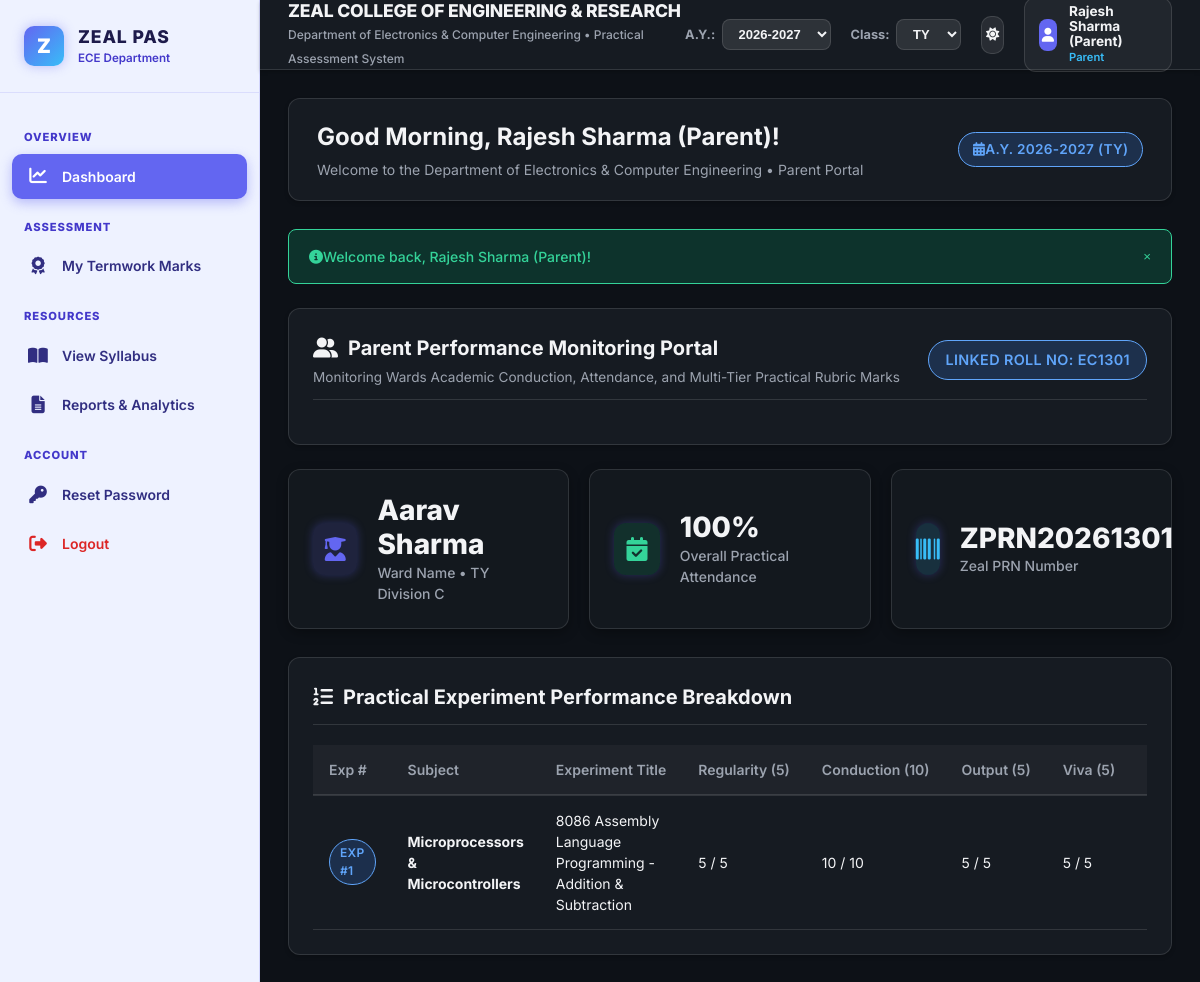
The page /modules/dashboard/parent_dashboard.php (signed in) on the database its author committed.
### tables this page shows
CREATE TABLE `users` (
  `id` INT AUTO_INCREMENT PRIMARY KEY,
  `full_name` VARCHAR(100) NOT NULL,
  `email` VARCHAR(100) UNIQUE NOT NULL,
  `password` VARCHAR(255) NOT NULL,  
  `role` ENUM('admin', 'hod', 'gfm', 'faculty', 'student', 'parent') NOT NULL,
  `student_roll_no` VARCHAR(20) DEFAULT NULL,
  `zprn` VARCHAR(50) DEFAULT NULL,
  `class` ENUM('FY', 'SY', 'TY', 'BY') DEFAULT 'TY',
  `division` VARCHAR(10) DEFAULT 'Division C',
  `phone` VARCHAR(20) DEFAULT NULL,
  `created_at` TIMESTAMP DEFAULT CURRENT_TIMESTAMP,
  INDEX `idx_role` (`role`),
  INDEX `idx_roll` (`student_roll_no`),
  INDEX `idx_class_div` (`class`, `division`)
);

CREATE TABLE `assessment` (
  `id` INT AUTO_INCREMENT PRIMARY KEY,
  `practical_id` INT NOT NULL,
  `student_id` INT NOT NULL,
  `faculty_id` INT NOT NULL,
  `regularity_score` INT NOT NULL DEFAULT 0,
  `conduction_score` INT NOT NULL DEFAULT 0,
  `output_score` INT NOT NULL DEFAULT 0,
  `viva_score` INT NOT NULL DEFAULT 0,
  `total_score` INT NOT NULL DEFAULT 0,
  `evaluation_date` DATE NOT NULL,
  `comments` TEXT DEFAULT NULL,
  `created_at` TIMESTAMP DEFAULT CURRENT_TIMESTAMP,
  `updated_at` TIMESTAMP DEFAULT CURRENT_TIMESTAMP ON UPDATE CURRENT_TIMESTAMP,
  UNIQUE KEY `unique_assess` (`practical_id`, `student_id`),
  CONSTRAINT `fk_ass_practical` FOREIGN KEY (`practical_id`) REFERENCES `practicals` (`id`) ON DELETE CASCADE,
  CONSTRAINT `fk_ass_student` FOREIGN KEY (`student_id`) REFERENCES `users` (`id`) ON DELETE CASCADE,
  CONSTRAINT `fk_ass_faculty` FOREIGN KEY (`faculty_id`) REFERENCES `users` (`id`) ON DELETE CASCADE
);

CREATE TABLE `practicals` (
  `id` INT AUTO_INCREMENT PRIMARY KEY,
  `subject_name` VARCHAR(100) NOT NULL,
  `exp_no` INT NOT NULL,
  `title` VARCHAR(255) NOT NULL,
  `class` ENUM('FY', 'SY', 'TY', 'BY') NOT NULL DEFAULT 'TY',
  `division` VARCHAR(10) NOT NULL,
  `batch_id` INT NOT NULL,
  `faculty_id` INT NOT NULL,
  `scheduled_date` DATE NOT NULL,  
  `academic_year` VARCHAR(20) NOT NULL DEFAULT '2026-2027',
  `created_at` TIMESTAMP DEFAULT CURRENT_TIMESTAMP,
  CONSTRAINT `fk_pract_batch` FOREIGN KEY (`batch_id`) REFERENCES `batches` (`id`) ON DELETE CASCADE,
  CONSTRAINT `fk_pract_faculty` FOREIGN KEY (`faculty_id`) REFERENCES `users` (`id`) ON DELETE CASCADE,
  INDEX `idx_exp_subj` (`subject_name`, `exp_no`)
);

### includes/session.php (called while the page is built, shortened)
<?php
function is_logged_in() {
    return isset($_SESSION['user_id']) && !empty($_SESSION['user_id']);
}
function get_logged_user() {
    if (is_logged_in()) {
        return [
            'id' => $_SESSION['user_id'],
            'full_name' => $_SESSION['full_name'] ?? 'User',
            'email' => $_SESSION['email'] ?? '',
            'role' => $_SESSION['role'] ?? '',
            'student_roll_no' => $_SESSION['student_roll_no'] ?? null,
            'zprn' => $_SESSION['zprn'] ?? null,
            'class' => $_SESSION['class'] ?? 'TY',
            'division' => $_SESSION['division'] ?? 'Division C'
        ];
    }
    return null;
}
?>

### includes/functions.php (called while the page is built, shortened)
<?php
require_once __DIR__ . '/../config/database.php';
require_once __DIR__ . '/session.php';
function sanitize($data) {
    return htmlspecialchars(trim($data ?? ''), ENT_QUOTES, 'UTF-8');
}
?>

### config/database.php (called while the page is built, shortened)
<?php
function execute_prepared($conn, $sql, $types = "", $params = []) {
    $stmt = mysqli_prepare($conn, $sql);
    if (!empty($types) && !empty($params)) {
        mysqli_stmt_bind_param($stmt, $types, ...$params);
    }
    if (mysqli_stmt_execute($stmt)) {
        return $stmt;
    } else {
        error_log("Execute failed: " . mysqli_stmt_error($stmt));
        mysqli_stmt_close($stmt);
        return false;
    }
}
?>

### modules/dashboard/parent_dashboard.php (the view, shortened to what this page needs)
<?php
require_once __DIR__ . '/../../includes/header.php';
$student_roll = $user['student_roll_no'] ?? '';
$student_info = null;
$my_evaluations = [];
$att_percentage = 100;
if (!empty($student_roll)) {
    $st_sql = "SELECT id, full_name, email, student_roll_no, zprn, class, division FROM users WHERE student_roll_no = ? AND role = 'student'";
    $st_stmt = execute_prepared($conn, $st_sql, "s", [$student_roll]);
    if ($st_stmt) {
        $res = mysqli_stmt_get_result($st_stmt);
        $student_info = mysqli_fetch_assoc($res);
    }
    if ($student_info) {
        $student_id = $student_info['id'];
        $eval_sql = "SELECT a.*, p.title as exp_title, p.exp_no, p.subject_name
                    FROM assessment a
                    JOIN practicals p ON a.practical_id = p.id
                    WHERE a.student_id = ?
                    ORDER BY p.exp_no ASC";
        $eval_stmt = execute_prepared($conn, $eval_sql, "i", [$student_id]);
        if ($eval_stmt) {
            $res = mysqli_stmt_get_result($eval_stmt);
            while ($row = mysqli_fetch_assoc($res)) {
                $my_evaluations[] = $row;
            }
        }
        $att_sql = "SELECT COUNT(*) as total, SUM(CASE WHEN status = 'Present' THEN 1 ELSE 0 END) as present FROM attendance WHERE student_id = ?";
        $att_stmt = execute_prepared($conn, $att_sql, "i", [$student_id]);
        if ($att_stmt) {
            $res = mysqli_stmt_get_result($att_stmt);
            if ($r = mysqli_fetch_assoc($res)) {
                $att_percentage = $r['total'] > 0 ? round(($r['present'] / $r['total']) * 100, 1) : 100;
            }
        }
    }
}
?>
<div class="card mb-4">
  <div class="card-header">
    <div>
      <h3 class="card-title"><i class="fas fa-user-friends text-primary me-2"></i> Parent Performance Monitoring Portal</h3>
      <p style="color: var(--text-secondary); font-size: 0.85rem; margin-top: 0.25rem;">
        Monitoring Wards Academic Conduction, Attendance, and Multi-Tier Practical Rubric Marks
      </p>
    </div>
    <span class="badge badge-info" style="font-size: 0.9rem; padding: 0.5rem 1rem;">
      Linked Roll No: <?php echo sanitize($student_roll ?: 'N/A'); ?>
    </span>
  </div>
</div>
<?php if ($student_info): ?>
  <div class="stat-grid">
    <div class="stat-card">
      <div class="stat-icon"><i class="fas fa-user-graduate"></i></div>
      <div class="stat-info">
        <h3><?php echo sanitize($student_info['full_name']); ?></h3>
        <p>Ward Name &bull; <?php echo sanitize($student_info['class'] . ' ' . $student_info['division']); ?></p>
      </div>
    </div>
    <div class="stat-card">
      <div class="stat-icon" style="background: rgba(16, 185, 129, 0.15); color: #34d399;"><i class="fas fa-calendar-check"></i></div>
      <div class="stat-info">
        <h3><?php echo $att_percentage; ?>%</h3>
        <p>Overall Practical Attendance</p>
      </div>
    </div>
    <div class="stat-card">
      <div class="stat-icon" style="background: rgba(56, 189, 248, 0.15); color: #38bdf8;"><i class="fas fa-barcode"></i></div>
      <div class="stat-info">
        <h3><?php echo sanitize($student_info['zprn'] ?: 'ZPRN-PENDING'); ?></h3>
        <p>Zeal PRN Number</p>
      </div>
    </div>
  </div>
  <div class="card">
    <div class="card-header">
      <h3 class="card-title"><i class="fas fa-list-ol text-primary me-2"></i> Practical Experiment Performance Breakdown</h3>
    </div>
    <div class="table-responsive">
      <table class="table">
        <thead>
          <tr>
            <th>Exp #</th>
            <th>Subject</th>
            <th>Experiment Title</th>
            <th>Regularity (5)</th>
            <th>Conduction (10)</th>
            <th>Output (5)</th>
            <th>Viva (5)</th>
            <th>Total Marks (25)</th>
          </tr>
        </thead>
        <tbody>
          <?php if (empty($my_evaluations)): ?>
            <tr><td colspan="8" class="text-center" style="color: var(--text-muted); padding: 2rem;">No evaluated practical records for your ward yet.</td></tr>
          <?php else: ?>
            <?php foreach ($my_evaluations as $ev): ?>
              <tr>
                <td><span class="badge badge-info">Exp #<?php echo $ev['exp_no']; ?></span></td>
                <td><strong><?php echo sanitize($ev['subject_name']); ?></strong></td>
                <td><?php echo sanitize($ev['exp_title']); ?></td>
                <td><?php echo $ev['regularity_score']; ?> / 5</td>
                <td><?php echo $ev['conduction_score']; ?> / 10</td>
                <td><?php echo $ev['output_score']; ?> / 5</td>
                <td><?php echo $ev['viva_score']; ?> / 5</td>
                <td><strong style="color: #38bdf8; font-size: 1.05rem;"><?php echo $ev['total_score']; ?> / 25</strong></td>
              </tr>
            <?php endforeach; ?>
          <?php endif; ?>
        </tbody>
      </table>
    </div>
  </div>
<?php else: ?>
  <div class="alert alert-warning">
    <i class="fas fa-exclamation-triangle me-2"></i> No active student account is currently linked to roll number <strong><?php echo sanitize($student_roll); ?></strong>. Please contact Administrator.
  </div>
<?php endif; ?>
<?php include __DIR__ . '/../../includes/footer.php'; ?>

### assets/css/style.css (style rules this page uses)
:root { --bg-primary: #0D1117; --bg-canvas: #161B22; --bg-card: #161B22; --bg-sidebar: #eef2ff; --sidebar-text: #312e81; --sidebar-text-active: #ffffff; --sidebar-hover: #e0e7ff; --sidebar-active-bg: #6366F1; --text-primary: #f3f4f6; --text-secondary: #9ca3af; --text-muted: #6b7280; --border-color: rgba(255, 255, 255, 0.12); --primary-color: #6366F1; --primary-hover: #4f46e5; --primary-light: rgba(99, 102, 241, 0.15); --accent-color: #38bdf8; --accent-hover: #0284c7; --status-success-bg: rgba(16, 185, 129, 0.2); --status-success-text: #34d399; --status-danger-bg: rgba(239, 68, 68, 0.2); --status-danger-text: #f87171; --status-warning-bg: rgba(245, 158, 11, 0.2); --status-warning-text: #fbbf24; --status-info-bg: rgba(59, 130, 246, 0.2); --status-info-text: #60a5fa; --shadow-sm: 0 2px 4px rgba(0, 0, 0, 0.2); --shadow-md: 0 4px 12px rgba(0, 0, 0, 0.3); --shadow-lg: 0 12px 24px rgba(0, 0, 0, 0.4); --shadow-glow: 0 0 12px rgba(99, 102, 241, 0.5); --radius-sm: 8px; --radius-md: 12px; --radius-lg: 20px; --font-family: 'Inter', system-ui, -apple-system, BlinkMacSystemFont, "Segoe UI", Roboto, sans-serif; }
* { margin: 0; padding: 0; box-sizing: border-box; }
body { font-family: var(--font-family); background-color: var(--bg-primary); color: var(--text-primary); line-height: 1.5; min-height: 100vh; display: flex; flex-direction: column; transition: background-color 0.3s ease, color 0.3s ease; }
.stat-grid { display: grid; grid-template-columns: repeat(auto-fit, minmax(240px, 1fr)); gap: 1.25rem; margin-bottom: 1.75rem; }
.stat-card { background: rgba(22, 27, 34, 0.75); backdrop-filter: blur(16px); -webkit-backdrop-filter: blur(16px); border: 1px solid var(--border-color); border-radius: var(--radius-md); padding: 1.5rem; display: flex; align-items: center; gap: 1.25rem; box-shadow: var(--shadow-md); transition: transform 0.2s ease, box-shadow 0.2s ease, border-color 0.2s ease; }
.stat-icon { width: 52px; height: 52px; border-radius: 12px; display: flex; align-items: center; justify-content: center; font-size: 1.5rem; background: var(--primary-light); color: var(--primary-color); box-shadow: 0 0 10px rgba(99, 102, 241, 0.3); }
.stat-info h3 { font-size: 1.75rem; font-weight: 800; color: var(--text-primary); line-height: 1.2; }
.stat-info p { font-size: 0.875rem; color: var(--text-secondary); font-weight: 500; }
.card { background: var(--bg-canvas); border-radius: var(--radius-md); border: 1px solid var(--border-color); box-shadow: var(--shadow-sm); padding: 1.5rem; margin-bottom: 1.5rem; transition: box-shadow 0.2s ease, border-color 0.2s ease; }
.card-header { display: flex; align-items: center; justify-content: space-between; margin-bottom: 1.25rem; padding-bottom: 0.75rem; border-bottom: 1px solid var(--border-color); }
.card-title { font-size: 1.25rem; font-weight: 700; color: var(--text-primary); display: flex; align-items: center; gap: 0.625rem; }
.badge { display: inline-flex; align-items: center; padding: 0.25rem 0.625rem; font-size: 0.75rem; font-weight: 600; border-radius: 9999px; text-transform: uppercase; letter-spacing: 0.025em; }
.badge-info { background-color: var(--status-info-bg); color: var(--status-info-text); border: 1px solid var(--status-info-text); }
.table-responsive { width: 100%; overflow-x: auto; -webkit-overflow-scrolling: touch; }
.table { width: 100%; border-collapse: collapse; font-size: 0.875rem; text-align: left; }
.table th { background-color: rgba(255, 255, 255, 0.04); color: var(--text-secondary); font-weight: 600; padding: 0.875rem 1rem; border-bottom: 2px solid var(--border-color); white-space: nowrap; }
.table td { padding: 0.875rem 1rem; border-bottom: 1px solid var(--border-color); color: var(--text-primary); vertical-align: middle; }

### rows shown on the page
users: full_name "Aarav Sharma", class+division "TY Division C", zprn "ZPRN20261301"
assessment: practical.exp_no "1", practical.subject_name "Microprocessors & Microcontrollers", practical.title "8086 Assembly Language Programming - Addition & Subtraction", regularity_score "5", conduction_score "10", output_score "5", viva_score "5"

### other values the page prints
COLLEGE_NAME "ZEAL COLLEGE OF ENGINEERING & RESEARCH"
DEPARTMENT_NAME "Department of Electronics & Computer Engineering"
APP_NAME "Practical Assessment System"
$logged_user['full_name'] "Rajesh Sharma (Parent)"
get_role_label($logged_user['role'] ?? '') "Parent"
get_time_greeting() "Good Morning"
$user['full_name'] "Rajesh Sharma (Parent)"
get_role_label($user['role'] ?? '') "Parent"
$_SESSION['academic_year'] "2026-2027"
$_SESSION['class_filter'] "TY"
$flash['message'] "Welcome back, Rajesh Sharma (Parent)!"
$student_roll ?: 'N/A' "EC1301"
$att_percentage "100"
form field value "2026-2027"
form field value "TY"
